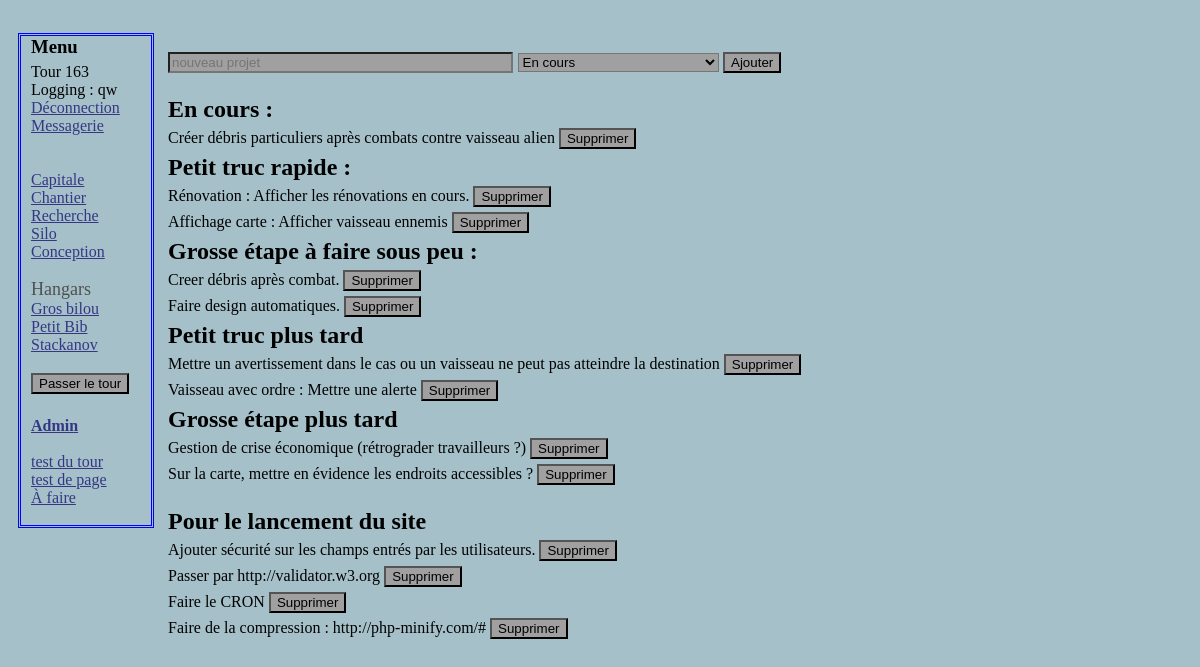
Page /afaire.php (signed in) on the earlier database version.
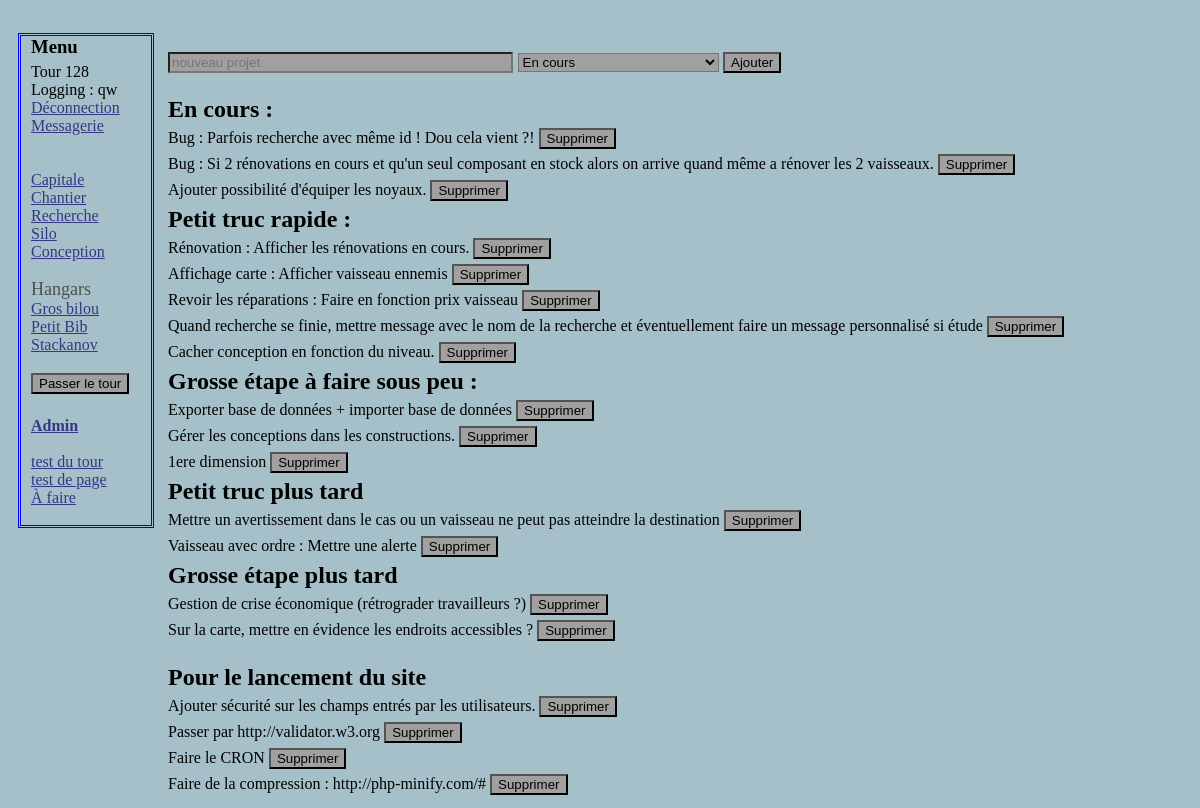
Same page on the later database version.
### tables this page shows
CREATE TABLE IF NOT EXISTS `tour` (
  `id` int(11) NOT NULL AUTO_INCREMENT,
  `datetour` datetime NOT NULL DEFAULT CURRENT_TIMESTAMP,
  `resume` text,
  PRIMARY KEY (`id`)
);

CREATE TABLE IF NOT EXISTS `vaisseau` (
  `idvaisseau` int(11) NOT NULL AUTO_INCREMENT,
  `idjoueurbat` int(11) NOT NULL,
  `typevaisseau` int(11) NOT NULL,
  `univers` int(11) NOT NULL DEFAULT '0',
  `x` int(11) NOT NULL DEFAULT '0',
  `y` int(11) DEFAULT '0',
  `nomvaisseau` varchar(32) NOT NULL DEFAULT 'Vaisseau',
  `vitesse` int(11) NOT NULL DEFAULT '1',
  `capacitedesoute` int(11) NOT NULL DEFAULT '1',
  `capaciteminage` int(11) NOT NULL DEFAULT '1',
  `HPmaxvaisseau` int(11) NOT NULL DEFAULT '3',
  `HPvaisseau` int(11) NOT NULL DEFAULT '3',
  `biensvaisseau` int(11) DEFAULT '0',
  `titanevaisseau` int(11) NOT NULL DEFAULT '0',
  PRIMARY KEY (`idvaisseau`)
);

CREATE TABLE IF NOT EXISTS `afaire` (
  `idafaire` int(11) NOT NULL AUTO_INCREMENT,
  `texteafaire` text NOT NULL,
  `priorite` varchar(128) NOT NULL,
  PRIMARY KEY (`idafaire`)
);

### afaire.php (the view, shortened to what this page needs)
<?php
include("include/BDDconnection.php");
?>
<!DOCTYPE html>
<html>
    <head>
           <link rel="stylesheet" href="style.css" />
	</head>
  <body>
    <?php include("include/menu.php"); ?>
  <div class="corps">
    <form method="post" action="script/ajouterafaire.php">
    <p>
        <input type="text" name="nouveauprojet" id="nouveauprojet" placeholder="nouveau projet" size="40" maxlength="127" />
        <select name="niveaudeprojet" id="niveaudeprojet">
            <option value="encours">En cours</option>
        </select>
        <input type="submit" value="Ajouter" />
    </p>
    </form>
    <h2>En cours :</h2>
<?php
$reponse = $bda->prepare('SELECT texteafaire, idafaire FROM afaire WHERE priorite = ? ORDER BY idafaire');
$reponse->execute(array('encours'));
while ($donnees = $reponse->fetch())
  {
    echo '<form method="post" action="script/supprimerafaire.php">'
          . $donnees['texteafaire'] . '
          <input type="hidden" name="idafaire" value="' . $donnees['idafaire'] . '">
          <input type="submit" value="Supprimer" />
          </form></br> ';
  }
?>
    <h2>Petit truc rapide :</h2>
<?php
$reponse->execute(array('petittrucrapide'));
while ($donnees = $reponse->fetch())
  {
    echo '<form method="post" action="script/supprimerafaire.php">'
          . $donnees['texteafaire'] . '
          <input type="hidden" name="idafaire" value="' . $donnees['idafaire'] . '">
          <input type="submit" value="Supprimer" />
          </form></br> ';
  }
?>
    <h2>Grosse étape à faire sous peu :</h2>
    <?php
        $reponse->execute(array("grosetapesouspeu"));
        while ($donnees = $reponse->fetch())
          {
            echo '<form method="post" action="script/supprimerafaire.php">'
          . $donnees['texteafaire'] . '
          <input type="hidden" name="idafaire" value="' . $donnees['idafaire'] . '">
          <input type="submit" value="Supprimer" />
          </form></br> ';
          }
    ?>
    <h2>Petit truc plus tard</h2>
<?php
$reponse->execute(array("petittrucplustard"));
while ($donnees = $reponse->fetch())
  {
    echo '<form method="post" action="script/supprimerafaire.php">'
          . $donnees['texteafaire'] . '
          <input type="hidden" name="idafaire" value="' . $donnees['idafaire'] . '">
          <input type="submit" value="Supprimer" />
          </form></br> ';
  }
?>
    <h2>Grosse étape plus tard</h2>
    <?php
        $reponse->execute(array("grosseetapeplustard"));
        while ($donnees = $reponse->fetch())
          {
            echo '<form method="post" action="script/supprimerafaire.php">'
          . $donnees['texteafaire'] . '
          <input type="hidden" name="idafaire" value="' . $donnees['idafaire'] . '">
          <input type="submit" value="Supprimer" />
          </form></br> ';
          }
    ?>
    </br><h2>Pour le lancement du site</h2>
    <?php
        $reponse->execute(array("lancementsite"));
        while ($donnees = $reponse->fetch())
          {
            echo '<form method="post" action="script/supprimerafaire.php">'
          . $donnees['texteafaire'] . '
          <input type="hidden" name="idafaire" value="' . $donnees['idafaire'] . '">
          <input type="submit" value="Supprimer" />
          </form></br> ';
          }
    ?>
  </div>
  </body>
</html>

### include/Menu.php (shortened to what this page needs)
<nav class="menu">
    <div>
        <h3>Menu</h3>
           	<?php
            $reponse = $bda->query('SELECT id FROM tour ORDER BY id DESC LIMIT 1');
            $touractuel = $reponse->fetch();
            $reponse->closeCursor();?>
            Tour <?php echo $touractuel['id'] ; ?>
            <?php
            If (!isset($_SESSION['pseudo']))
			{
            echo '<a class ="lienmenu" href="Accueil.php">Accueil</a>' ;
           	}
			else
			{
           	$reqlvl = $bdg->prepare('SELECT lvl from utilisateurs WHERE id= ?');
            $reqlvl->execute(array($_SESSION['id']));
            $replvl = $reqlvl->fetch();
            echo 'Logging : ' . $_SESSION['pseudo'] . ' </br> ';
            ?>
            <a class ="lienmenu" href="script/deconnection.php">Déconnection</a> </br>
            <a class ="lienmenu" href="Messagerie.php">Messagerie</br>
            </a></br>
            <a class ="lienmenu"  href="Capitale.php">Capitale</a> </br>
            <?php
            if ($replvl['lvl'] > 1)
                {
                echo '<a class ="lienmenu" href="Chantier.php">Chantier</a></br>';
                echo '<a class ="lienmenu" href="recherche.php">Recherche</a></br>';
			    }
            if ($replvl['lvl'] > 5)
                {
                echo '<a class ="lienmenu" href="silo.php">Silo</a></br>';
                }
            if ($replvl['lvl'] > 7)
                {
                echo '<a class ="lienmenu" href="design.php">Conception</a></br>';
                }
            $ecrirehangars = 1 ;
            $reqvaiss = $bdg->prepare('SELECT idvaisseau , nomvaisseau FROM vaisseau WHERE idjoueurbat = ? AND typevaisseau = 5 ORDER BY idvaisseau');
            $reqvaiss->execute(array($_SESSION['id']));
            while ($repvaiss = $reqvaiss->fetch())
                {
                if ($ecrirehangars == 1) {echo '</br><span class = "hangars">Hangars</span></br>' ; }
                    $ecrirehangars = 2 ;
                echo '<a class ="lienmenu" href="hangars.php?id=' . $repvaiss['idvaisseau'] . '">' . $repvaiss['nomvaisseau'] . '</a></br>';
                }
            }
    		?>
			<form action="tour/Gestionglobale.php">
			<p>
			    <input type="submit" value="Passer le tour" />
			</p>
			</form>
            <b><a class ="lienmenu" href="Administration.php">Admin</a></b></br> </br>
            <a class ="lienmenu" href="tour/test.php">test du tour</a> </br>
            <a class ="lienmenu" href="test.php?id=2">test de page</a> </br>
            <a class ="lienmenu" href="afaire.php">À faire</a> </br> </br>
    </div>
</nav>

### css/general.css (style rules this page uses)
body { background-color: rgb(165,192,201);; color: black; padding-top: 25px; padding-left:10px; }
.corps { margin-left:140px; display: flex; flex-wrap: nowrap; flex-direction: column; display: inline-block; vertical-align: top; padding-left:10px; }

### css/menu.css (style rules this page uses)
.menu { position:absolute; width: 120px; vertical-align: top; border: 3px blue double; padding-left:10px; }
.lienmenu { color: rgb(53,55,132); }
.hangars { color: rgb(80,80,80); font-family: Impact; font-size: large; }

### css/formulaire.css (style rules this page uses)
input , select { background-color: rgb(160,160,160); margin-bottom: 5px; }
form { display: inline }

### css/block.css (style rules this page uses)
p { font-size: large; }
h2 { margin-top: 0px ; padding-top: 0px; margin-left: 0px ; margin-bottom: 5px ; padding-bottom: 0px; }
h3 { margin-top: 0px ; padding-top: 0px; margin-left: 0px ; margin-bottom: 5px ; padding-bottom: 0px; }

Differences in the rows shown:
removed tour: id "163"
removed afaire: texteafaire "Créer débris particuliers après combats contre vaisseau alien", shown under "En cours :"
removed afaire: texteafaire "Creer débris après combat.", shown under "Grosse étape à faire sous peu :"
removed afaire: texteafaire "Faire design automatiques.", shown under "Grosse étape à faire sous peu :"
now on this page (row edited): tour: id "128"
added afaire: texteafaire "Bug : Parfois recherche avec même id ! Dou cela vient ?!", shown under "En cours :"
added afaire: texteafaire "Bug : Si 2 rénovations en cours et qu'un seul composant en stock alors on arrive quand même a rénover les 2 vaisseaux.", shown under "En cours :"
added afaire: texteafaire "Ajouter possibilité d'équiper les noyaux.", shown under "En cours :"
added afaire: texteafaire "Revoir les réparations : Faire en fonction prix vaisseau", shown under "Petit truc rapide :"
added afaire: texteafaire "Quand recherche se finie, mettre message avec le nom de la recherche et éventuellement faire un message personnalisé si étude", shown under "Petit truc rapide :"
added afaire: texteafaire "Cacher conception en fonction du niveau.", shown under "Petit truc rapide :"
added afaire: texteafaire "Exporter base de données + importer base de données", shown under "Grosse étape à faire sous peu :"
added afaire: texteafaire "Gérer les conceptions dans les constructions.", shown under "Grosse étape à faire sous peu :"
added afaire: texteafaire "1ere dimension", shown under "Grosse étape à faire sous peu :"
